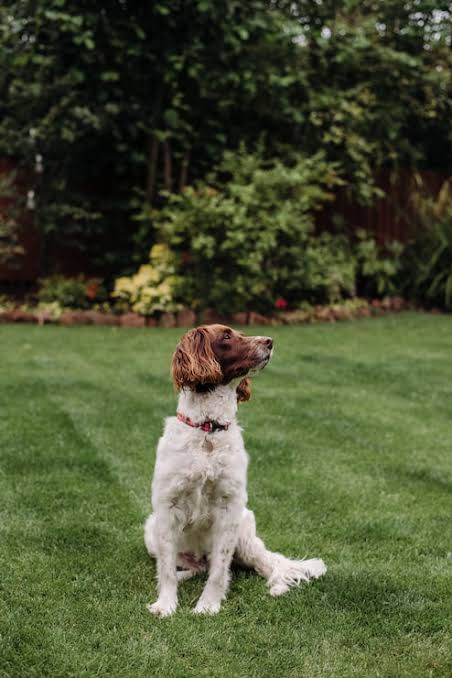
#> input picture Lab2/images.jpg, 452 x 678 px
$ python Lab2.py   (older library calls are emulated)
#> lines starting #> are read from the running program, lines starting #| are printed output that depends on the picture; after the words box and inside, x2 and y2 are one past the last pixel; in counts of white or black regions, pixels touching at a corner belong together
import os
import cv2
import numpy as np
import matplotlib.pyplot as plt

BASE_DIR = os.path.dirname(os.path.abspath(__file__))
DEFAULT_IMAGE = os.path.join(BASE_DIR, "du_lieu", "images.jpg")
# Lưu riêng vào ket_qua/script/ để không ghi đè hình của notebook (nguồn hình cho report)
OUTPUT_DIR = os.path.join(BASE_DIR, "ket_qua", "script")

# ==========================================
# 1. HÀM HIỂN THỊ VÀ TRỰC QUAN HÓA (DISPLAY)
# ==========================================

def displayIMG(titles_list, images_list, w = 10, h = 6, histogram = False, forceGray = False, nameWindown = "", save_name = None):
    """
    Hàm hiển thị danh sách nhiều ảnh cạnh nhau một cách linh hoạt.

    Args:
        titles (list): Danh sách tiêu đề cho từng ảnh.
        images (list): Danh sách các mảng numpy chứa dữ liệu ảnh.
        w (int): Chiều rộng khung hình chung.
        h (int): Chiều cao khung hình chung.
        histogram (bool): Hiển thị thêm histogram (nếu cần).
        force_gray (bool): Buộc hiển thị tất cả dưới dạng ảnh xám (nếu cần thiết).
        save_name (str): Tên file để lưu hình vào ket_qua/ (None thì chỉ hiển thị).
    """
    colum = len(images_list)
    # Chặn và cảnh báo 2 trường hợp đầu vào rỗng và số lượng ảnh và title không khớp nhau
    if colum == 0:
        print("Không có hình ảnh đầu vào!")
        return
    elif len(titles_list) != colum:
        print("Số lượng title và ảnh không khớp nhau!")
        return

    row = 2 if histogram else 1
    fig, axes = plt.subplots(row, colum, figsize=(w, h), squeeze=False)
    # --- ĐẶT TIÊU ĐỀ CHO CỬA SỔ HIỂN THỊ (WINDOW TITLE) ---
    try:
        fig.canvas.manager.set_window_title(nameWindown)
    except AttributeError:
        pass # Phòng hờ trường hợp môi trường chạy không hỗ trợ window manager (như một số notebook online)

    colors = ('r', 'g', 'b') # Định nghĩa màu vẽ histogram theo chuẩn ảnh RGB của plt

    for i in range(colum):
        current_img = images_list[i]
        # Xử lý None trong list
        if current_img is None:
            # Xử lý khi gặp None: Hiển thị khung trống kèm thông báo lỗi
            axes[0, i].text(0.5, 0.5, "Lỗi: đọc lại vui lòng đọc lại [Cảnh báo]",
                            color='red', fontsize=10, ha='center', va='center',
                            transform=axes[0, i].transAxes)
            axes[0, i].set_title(titles_list[i], fontsize=12, fontweight='bold')
            axes[0, i].axis("off")

            # Nếu có hàng histogram ở dưới, cũng tắt luôn để tránh lỗi vẽ
            if histogram:
                axes[1, i].text(0.5, 0.5, "N/A", color='gray', fontsize=10, ha='center', va='center', transform=axes[1, i].transAxes)
                axes[1, i].axis("off")
            continue # Chuyển sang cột tiếp theo
        # --- HÀNG 1: HIỂN THỊ ẢNH ---
        if forceGray:
            # hiển thị ảnh xám
            axes[0, i].imshow(current_img, cmap="gray")
        else:
            # hiển thị ảnh màu 3 kênh RGB tự động hiển thị chuẩn
            axes[0, i].imshow(current_img)
        axes[0, i].set_title(titles_list[i], fontsize=12, fontweight='bold')
        axes[0, i].axis("off")

        if histogram:
            # --- HÀNG 2: HIỂN THỊ HISTOGRAM TƯƠNG ỨNG ---
            # Tách các kênh màu của ảnh hiện tại để vẽ histogram
            if forceGray:
                hist = cv2.calcHist([current_img], [0], None, [256], [0, 256])
                axes[1, i].plot(hist, color="gray", alpha=0.8)
            else:
                for c, col in enumerate(colors):
                    # Tính toán histogram cho từng kênh màu R, G, B
                    hist = cv2.calcHist([current_img], [c], None, [256], [0, 256])
                    axes[1, i].plot(hist, color=col, alpha=0.8)

            axes[1, i].set_xlim([0, 256])
            axes[1, i].grid(True, linestyle='--', alpha=0.5)

            # Gắn nhãn cho trục của cột đầu tiên cho gọn đồ thị
            if i == 0:
                axes[1, i].set_ylabel("Tần suất (Số lượng)")
            axes[1, i].set_xlabel("Giá trị Pixel")
            axes[1, i].set_title(f"Histogram {titles_list[i]}", fontsize=10)

    plt.tight_layout()
    if save_name:
        os.makedirs(OUTPUT_DIR, exist_ok=True)
        fig.savefig(os.path.join(OUTPUT_DIR, f"{save_name}.png"), dpi=120, bbox_inches="tight")
    plt.show()

# ==========================================
# 2. BỘ XỬ LÝ ĐIỂM ẢNH (POINT PROCESSING)
# ==========================================

def lightAndContrast(img, light=0, contrast=1.0):
    """
      Điều chỉnh độ sáng và độ tương phản của ảnh sử dụng phép toán vector hóa.

      Args:
          img (np.ndarray): Ảnh đầu vào (có thể là ảnh xám 2D hoặc ảnh màu RGB/BGR 3D).
          light (int/float): Giá trị cộng thêm để thay đổi độ sáng (-255 đến 255).
          contrast (float): Hệ số nhân để thay đổi độ tương phản (> 0).

      Returns:
          np.ndarray: Ảnh sau khi biến đổi (kiểu uint8).
      """
    img_processed = contrast * img.astype(np.float32) + light
    result = np.clip(img_processed, 0, 255)
    return result.astype(np.uint8)


def imgNative(img):
    """
      Thực hiện biến đổi âm bản cho ảnh xám hoặc ảnh màu.
          s = 255 - r
      Trong đó:
          r: Giá trị cường độ sáng của pixel ở ảnh gốc.
          s: Giá trị cường độ sáng của pixel sau khi biến đổi.

      Args:
          img (np.ndarray): Ảnh đầu vào (có thể là ảnh xám 2D hoặc ảnh màu RGB/BGR 3D).

      Returns:
          np.ndarray: Ảnh âm bản sau khi đảo ngược giá trị pixel (kiểu uint8).
    """
    return 255 - img


def imgBinary(img, threshold=128):
    """
      Thực hiện cắt ngưỡng nhị phân hóa (Binary Thresholding) trên ảnh xám.

      Lý do cần đầu vào Grayscale:
          Phép cắt ngưỡng chỉ dựa trên một chiều cường độ sáng (intensity) duy nhất.
          Nếu dùng ảnh màu 3 kênh (RGB), việc cắt ngưỡng độc lập trên từng kênh sẽ
          làm biến dạng màu sắc và không tạo ra ảnh nhị phân đen/trắng thuần túy.

      Args:
          imgGray (np.ndarray): Ảnh đầu vào (Bắt buộc phải là ảnh xám 2D - Grayscale).
          threshold (int): Giá trị ngưỡng phân chia, từ 0 đến 255 (mặc định là 128).

      Returns:
          np.ndarray: Ảnh nhị phân kết quả, chỉ chứa đúng 2 giá trị 0 (Đen) và 255 (Trắng).
    """
    if len(img.shape) != 2:
        print("[Cảnh báo] Đầu vào ảnh nên là kênh màu Grayscale vì kênh màu khác có thể làm biến đổi màu sắc và không phù hợp với mục đích ảnh nhị phân!")
        return None
    elif threshold <= 0 or threshold >= 255:
        print("Giá trị cắt ngưỡng cần nằm trong [0,255] để được ảnh nhị phân")

    img_binary = img.copy()
    img_binary[img_binary < threshold] = 0
    img_binary[img_binary >= threshold] = 255
    return img_binary

# ==========================================
# 3. BỘ LỌC KHÔNG GIAN VÀ KHỬ NHIỄU (FILTERS)
# ==========================================

def filterMean(img, k, border=cv2.BORDER_DEFAULT):
    """
    Thực hiện lọc trung bình (Mean Filter) để làm mờ và khử nhiễu.

        Args:
            img (np.ndarray): Ảnh đầu vào (ảnh xám hoặc ảnh màu).
            k: kích thước kernel
            border: cách xử lý pixel biên của ảnh

        Returns:
            np.ndarray: Ảnh sau khi được làm mờ qua bộ lọc trung bình kích thước k.
    """
     #Kiểm tra k <=0 vì kích thước 1 kernel không <=0
    if k <= 0:
        print("[Cảnh báo] kích thước cần > 0!")
        return None
    # Tránh hiện tượng dịch chuyển không gian với k chẵn
    elif k%2 == 0:
        print("Kích thước kernel k phải là số nguyên dương lớn hơn 0.")
    return cv2.blur(img, (k, k), borderType=border)


def filterGaussian(img, k, sigma, border=cv2.BORDER_DEFAULT):
    """
    Thực hiện lọc Gaussian để làm mờ và khử nhiễu tự nhiên.

        Args:
            img (np.ndarray): Ảnh đầu vào (ảnh xám hoặc ảnh màu).
            k (int): Kích thước kernel (khuyến nghị số lẻ, vd: 3, 5, 7).
            sigma (float): Độ lệch chuẩn của phân phối Gaussian.

        Returns:
            np.ndarray: Ảnh sau khi qua bộ lọc Gaussian.
    """
    if k != 0:
        if k%2==0:
            print("[Cảnh báo] Kích thước kernel cần lẻ và lớn hơn 0!")
            return None

    return cv2.GaussianBlur(img, (k, k), sigma, borderType=border)


def filterSharpen(img, kernel=None):
    """
    Thực hiện làm nét ảnh bằng cách tự thiết kế Custom Kernel.

        Args:
            img (np.ndarray): Ảnh đầu vào (ảnh xám hoặc ảnh màu).
            kernel (np.ndarray, optional): Ma trận kernel tùy chỉnh dùng để làm nét.
                                           Mặc định là None (sẽ tự động dùng kernel chuẩn 3x3 với trọng số làm nét tiêu chuẩn).

        Returns:
            np.ndarray: Ảnh sau khi được làm sắc nét.
    """
    if kernel is None:
        kernel = np.array([
            [0,-1,0],
            [-1,5,-1],
            [0,-1,0]
        ], dtype = np.float32)
    else:

        # KIỂM TRA TÍNH HỢP LỆ (INPUT VALIDATION)
        # Kiểm tra xem kernel có phải là mảng NumPy không
        if not isinstance(kernel, np.ndarray):
            print("[Cảnh báo] Kernel phải là một đối tượng numpy.ndarray!")
            return None

        # Kiểm tra số chiều (phải là ma trận 2D)
        if kernel.ndim != 2:
            print(f"[Cảnh báo] Kernel phải có 2 chiều (ndim=2), hiện tại là {kernel.ndim} chiều.")
            return None

        # Kiểm tra kích thước hàng và cột có phải là số lẻ không
        rows, cols = kernel.shape
        if rows % 2 == 0 or cols % 2 == 0:
            print(f"[Cảnh báo] Kích thước kernel phải là số lẻ (ví dụ 3x3, 5x5), hiện tại là {rows}x{cols}.")
            return None

        # Kiểm tra tổng các phần tử (Khuyến nghị tổng bằng 1.0 để bảo toàn độ sáng tổng thể của ảnh)
        kernel_sum = np.sum(kernel)
        if not np.isclose(kernel_sum, 1.0, atol=1e-5):
            print(f"[Cảnh báo] Tổng các phần tử của kernel hiện tại bằng {kernel_sum:.2f} (Khuyến nghị bằng 1.0 để giữ nguyên độ sáng ảnh).")
            return None
    return cv2.filter2D(img, -1, kernel)


def detectEdges(imgGray, method="sobel", ksize=3):
    """
    Phát hiện biên sử dụng toán tử Sobel hoặc Prewitt.

    Args:
        imgGray (np.ndarray): Ảnh đầu vào (bắt buộc là ảnh xám 2D).
        method (str): Phương pháp chọn ("sobel" hoặc "prewitt").
        ksize (int): Kích thước kernel (thường là 3).

    Returns:
        np.ndarray: Ảnh biên tổng hợp sau khi xử lý.
    """
    if imgGray.ndim != 2:
        print("[Cảnh báo] Đầu vào imgGray phải là ảnh xám 2D (Grayscale)!")
        return None

    method_lower = method.lower()
    if method_lower not in ["sobel", "prewitt"]:
        print(f"[Cảnh báo] Phương pháp '{method}' không hợp lệ! Chỉ hỗ trợ 'sobel' hoặc 'prewitt'.")
        return None

    # Kiểm tra ksize chung phải là số lẻ (hoặc -1 riêng cho Scharr)
    if ksize != -1 and (ksize <= 0 or ksize % 2 == 0):
        print(f"[Cảnh báo] Kích thước ksize = {ksize} không hợp lệ! Bắt buộc phải là số lẻ dương hoặc -1.")
        return None

    if method_lower == "sobel":
        grad_x = cv2.Sobel(imgGray, cv2.CV_64F, 1, 0, ksize=ksize)
        grad_y = cv2.Sobel(imgGray, cv2.CV_64F, 0, 1, ksize=ksize)
    elif method_lower == "prewitt":
        kernel_x = np.array([[-1, 0, 1], [-1, 0, 1], [-1, 0, 1]], dtype=np.float32)
        kernel_y = np.array([[-1, -1, -1], [0, 0, 0], [1, 1, 1]], dtype=np.float32)
        grad_x = cv2.filter2D(imgGray, cv2.CV_64F, kernel_x)
        grad_y = cv2.filter2D(imgGray, cv2.CV_64F, kernel_y)
    else:
        raise ValueError("Phương pháp không hợp lệ! Hãy chọn 'sobel' hoặc 'prewitt'.")

    # Tính độ lớn Gradient tổng hợp (Magnitude)
    magnitude = cv2.magnitude(grad_x, grad_y)
    return cv2.convertScaleAbs(magnitude)


def designKernelAndFilter(imgGray):
    """
        Hàm thiết kế các Custom Kernel tùy chỉnh và trực quan hóa kết quả qua lưới 2x2.

        Args:
            img (np.ndarray): Ảnh đầu vào (khuyến nghị ảnh xám 2D).
    """
    # 1. Blur Gaussian 3x3 thủ công
    kernel1 = np.array([
        [1, 2, 1],
        [2, 4, 2],
        [1, 2, 1]
    ], dtype=np.float32) / 16.0

    # 2. Blur chuyển động chéo (Motion Blur)
    kernel2 = np.array([
        [1, 0, 0, 0, 0],
        [0, 1, 0, 0, 0],
        [0, 0, 1, 0, 0],
        [0, 0, 0, 1, 0],
        [0, 0, 0, 0, 1]
    ], dtype=np.float32) / 5.0

    # 3. Làm nét tiêu chuẩn
    kernel3 = np.array([
        [ 0, -1,  0],
        [-1,  5, -1],
        [ 0, -1,  0]
    ], dtype=np.float32)

    # 4. Làm nét mạnh (High-pass filter)
    kernel4 = np.array([
        [-1, -1, -1],
        [-1,  9, -1],
        [-1, -1, -1]
    ], dtype=np.float32)

    images_list = [
        imgGray,
        cv2.filter2D(imgGray, -1, kernel1),
        cv2.filter2D(imgGray, -1, kernel2),
        cv2.filter2D(imgGray, -1, kernel3),
        cv2.filter2D(imgGray, -1, kernel4)
    ]
    titles_list = [
        "Ảnh gốc xám",
        "Làm mờ Gauss (Custom 3x3)",
        "Làm mờ chuyển động chéo",
        "Làm nét tiêu chuẩn",
        "Làm nét mạnh"
    ]

    displayIMG(titles_list, images_list, 20, 8, forceGray=True, nameWindown="PIII 2. Thiết kế ma trận Kernel", save_name="bai3_kernel_tu_thiet_ke")

# ==========================================
# 4. TẠO NHIỄU VÀ SO SÁNH KHỬ NHIỄU
# ==========================================

def addGaussianNoise(img, mean=0, var=25):
    """
        Thêm nhiễu Gauss (Additive Gaussian Noise) vào ảnh.

        Args:
            img (np.ndarray): Ảnh đầu vào.
            mean (float): Giá trị trung bình của nhiễu.
            var (float): Phương sai (variance) của nhiễu.
        Returns:
                np.ndarray: Ảnh sau khi đã được gán nhiễu.
    """
    sigma = var ** 0.5
    gaussian_noise = np.random.normal(mean, sigma, img.shape)
    imgNoisy = img.astype(np.float32) + gaussian_noise
    return np.clip(imgNoisy, 0, 255).astype(np.uint8)


def addSaltNoise(img, ratio = 0.01):
    """
    Thêm nhiễu muối tiêu (Salt-and-Pepper Noise) vào ảnh với tỷ lệ tùy chỉnh.

    Args:
        img (np.ndarray): Ảnh đầu vào.
        ratio (float): Tỷ lệ pixel bị nhiễu so với tổng số pixel (mặc định là 0.01 tương đương 1%).
                       Ví dụ: 0.02 là 2%, 0.05 là 5%.

    Returns:
        np.ndarray: Ảnh sau khi đã được gán nhiễu.
    """
    numNoise = int(img.size * ratio)
    imgNoisy = img.copy()
    for _ in range(numNoise):
        yCoord = np.random.randint(0, img.shape[0])
        xCoord = np.random.randint(0, img.shape[1])
        imgNoisy[yCoord, xCoord] = 255 if np.random.rand() > 0.5 else 0
    return imgNoisy


def compareFilter(imgGray, typeNoise="salt"):
    """
       So sánh trực quan 4 bộ lọc không gian trên ảnh bị gán nhiễu nhân tạo.

       Args:
           img (np.ndarray): Ảnh đầu vào (khuyến nghị ảnh xám 2D).
           typeNoise (str): Loại nhiễu ("salt" hoặc "gaussian").
    """
    if typeNoise.lower() == "salt":
        imgNoisy = addSaltNoise(imgGray)
        noise_name = "Nhiễu muối tiêu"
    else:
        imgNoisy = addGaussianNoise(imgGray, mean=0, var=25)
        noise_name = "Nhiễu Gaussian"

    images_list = [
        imgGray,
        imgNoisy,
        cv2.blur(imgNoisy, (5, 5)),
        cv2.GaussianBlur(imgNoisy, (5, 5), 0.85),
        cv2.medianBlur(imgNoisy, 5),
        cv2.bilateralFilter(imgNoisy, 9, 75, 75)
    ]

    titles_list = [
        "Ảnh gốc xám",
        f"Ảnh bị {noise_name}",
        "Mean Filter",
        "Gaussian Filter",
        "Median Filter",
        "Bilateral Filter"
    ]

    displayIMG(titles_list, images_list, 22, 6, forceGray=True, nameWindown="PIII 3. Khao sát so sánh hiệu quả khử nhiễu", save_name=f"bai3_so_sanh_loc_{typeNoise.lower()}")

# ==========================================
# 5. HÀM ĐIỀU KHIỂN CHÍNH (MAIN EXECUTION)
# ==========================================

def main():
    # 1. Nhập đường dẫn ảnh từ bàn phím và kiểm tra tính hợp lệ
    path = input(f"Nhập đường dẫn tới file ảnh (Enter = {DEFAULT_IMAGE}): ").strip() or DEFAULT_IMAGE
#> the answer given: images.jpg

    if not os.path.exists(path):
        print(f" Lỗi: File không tồn tại tại đường dẫn '{path}'")
        return

    img_bgr = cv2.imread(path)
#> img_bgr is the input picture: shape (678, 452, 3); mean B, G, R 52.3, 83.7, 76.5
    if img_bgr is None:
        print(" Lỗi: Không thể đọc định dạng ảnh này. Hãy kiểm tra lại file!")
        return

    print(f" Đọc ảnh thành công từ: {path}")

    # Chuyển đổi không gian màu chuẩn
    imgRGB = cv2.cvtColor(img_bgr, cv2.COLOR_BGR2RGB)
    imgGray = cv2.cvtColor(imgRGB, cv2.COLOR_RGB2GRAY)
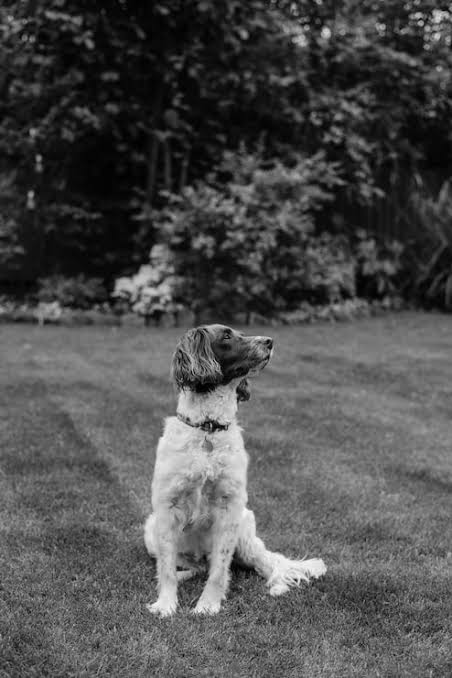
#> imgGray: shape (678, 452); min 0, max 251, mean 78

    # -------------------------------------------------------------
    #  Thay đổi độ sáng và độ tương phản (có Histogram)
    # -------------------------------------------------------------
    print("\n--- PI 1&2 Thử nghiệm Độ sáng & Độ tương phản ---")
    list_bright_contrast = [
        imgRGB,
        lightAndContrast(imgRGB, light=50),
        lightAndContrast(imgRGB, light=-50),
        lightAndContrast(imgRGB, contrast=1.5),
        lightAndContrast(imgRGB, contrast=0.95)
    ]
#> call 3 of lightAndContrast, with light = 0, contrast = 1.5
#> in lightAndContrast (call 3), `result = np.clip(img_processed, 0, 255)`:
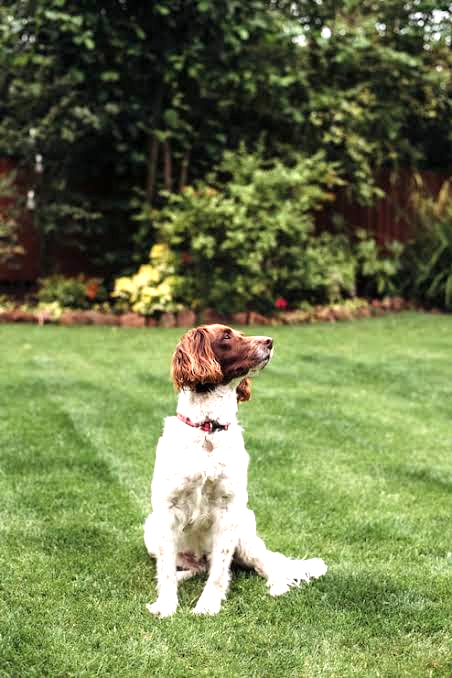
#> result: shape (678, 452, 3) float32; mean R, G, B 112.4, 123.9, 77
#> call 4 of lightAndContrast, with light = 0, contrast = 0.95
#> in lightAndContrast (call 4), `return result.astype(np.uint8)`:
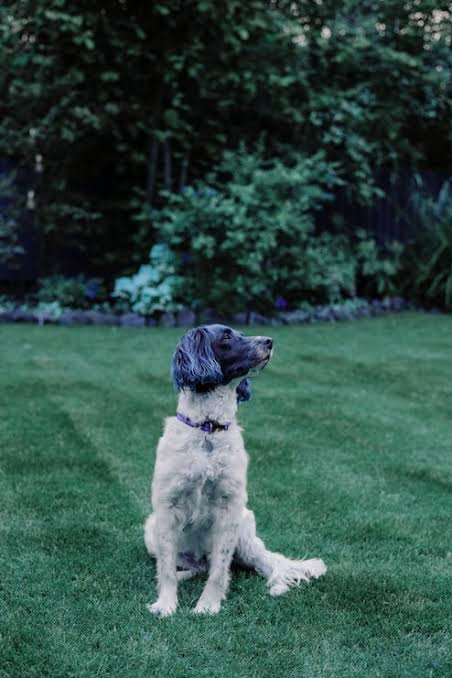
#> returned value: shape (678, 452, 3); mean of channels 0, 1, 2 72.2, 79.1, 49.2; drawn as B, G, R
    titles_bright_contrast = [
        "Ảnh gốc", "Tăng sáng (+50)", "Giảm sáng (-50)",
        "Tăng tương phản (x1.5)", "Giảm tương phản (x0.95)"
    ]
    displayIMG(titles_bright_contrast, list_bright_contrast, 20, 8, histogram=True, nameWindown="PI 1&2 Thử nghiệm Độ sáng & Độ tương phản", save_name="bai1_sang_tuong_phan")
#> in displayIMG, `colum = len(images_list)`: colum = 5

    # -------------------------------------------------------------
    #  Ảnh Âm bản (Negative)
    # -------------------------------------------------------------
    print("--- PI 3. Thử nghiệm Ảnh Âm bản ---")
    displayIMG(["Ảnh gốc", "Ảnh âm bản"], [imgRGB, imgNative(imgRGB)], 10, 5, histogram=True, nameWindown="PI 3. Thử nghiệm Ảnh Âm bản", save_name="bai1_am_ban")
#> in imgNative, `return 255 - img`:
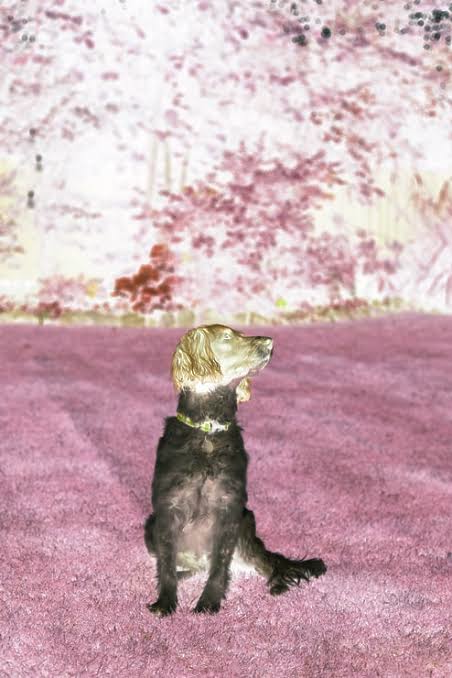
#> returned value: shape (678, 452, 3); mean of channels 0, 1, 2 178.5, 171.3, 202.7; drawn as B, G, R
#> call 2 of displayIMG, with w = 10, h = 5, histogram = True, forceGray = False, nameWindown = 'PI 3. Thử nghiệm Ảnh Âm bản', save_name = 'bai1_am_ban'
#> in displayIMG (call 2), `colum = len(images_list)`: colum = 2
#> in displayIMG (call 2), `fig.savefig(os.path.join(OUTPUT_DIR, f"{save_name}.png"), dpi=120, bbo..`:
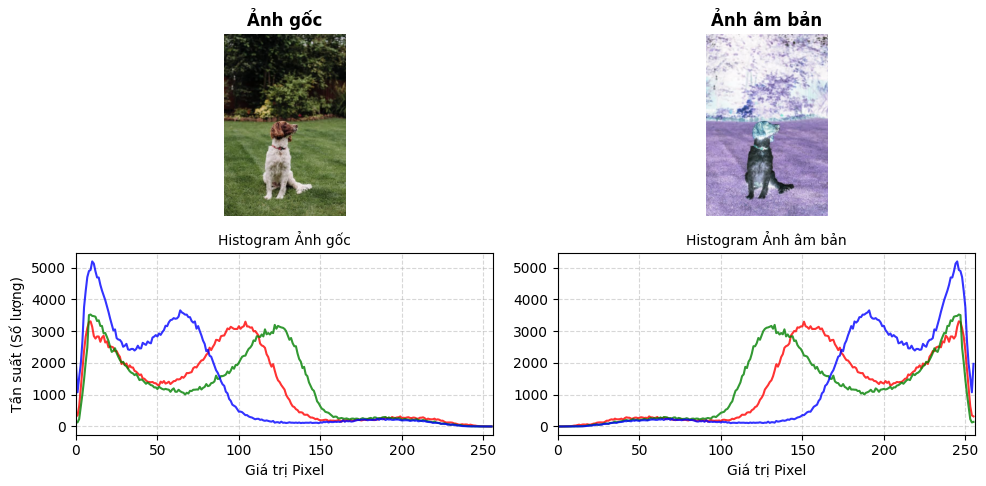
#> figure drawn by matplotlib, 4 panels; panel 3: curve peaks at x = 9, y = 3308; panel 3: curve peaks at x = 9, y = 3522; panel 3: curve peaks at x = 10, y = 5193; panel 4: curve peaks at x = 246, y = 3308

    # -------------------------------------------------------------
    # Cắt ngưỡng Nhị phân hóa (Binary Thresholding)
    # -------------------------------------------------------------
    print("--- PI 4. Thử nghiệm Cắt ngưỡng Nhị phân ---")
    list_binary = [
        imgGray,
        imgBinary(imgGray, threshold=64),
        imgBinary(imgGray, threshold=128),
        imgBinary(imgGray, threshold=192)
    ]
#> in imgBinary, `img_binary[img_binary >= threshold] = 255`:
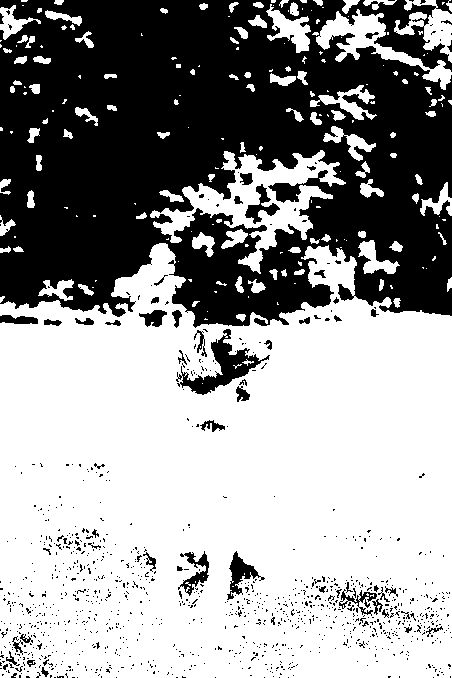
#> img_binary: shape (678, 452); 60.2% white; 1072 black regions (1017 under 20 px), largest, box (x1, y1, x2, y2) and area: (0, 0, 452, 328) 112516, (176, 329, 270, 395) 1754, (227, 551, 265, 600) 607
#> call 3 of imgBinary, with threshold = 192
#> in imgBinary (call 3), `img_binary[img_binary >= threshold] = 255`:
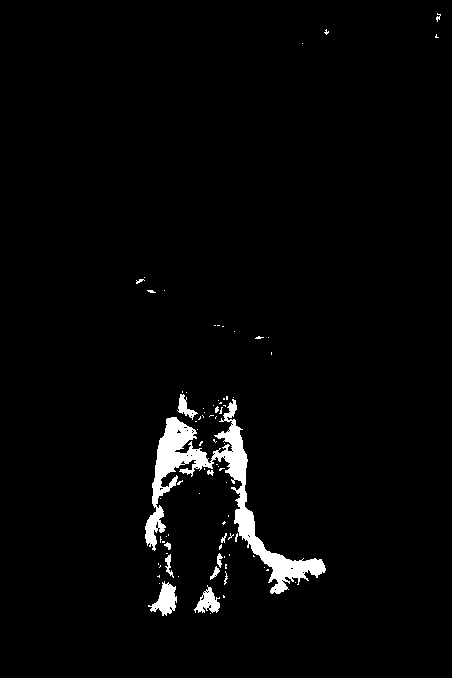
#> img_binary: shape (678, 452); 2.6% white; 80 white regions (66 under 20 px), largest, box (x1, y1, x2, y2) and area: (145, 399, 326, 594) 6232, (148, 581, 177, 616) 520, (194, 585, 220, 613) 369
    titles_binary = ["Ảnh gốc", "Cắt ngưỡng (T=64)", "Cắt ngưỡng (T=128)", "Cắt ngưỡng (T=192)"]
    displayIMG(titles_binary, list_binary, 16, 4, forceGray=True, nameWindown="PI 4. Thử nghiệm Cắt ngưỡng Nhị phân", save_name="bai1_cat_nguong")
#> (the rest of the program and of its run is left out)
